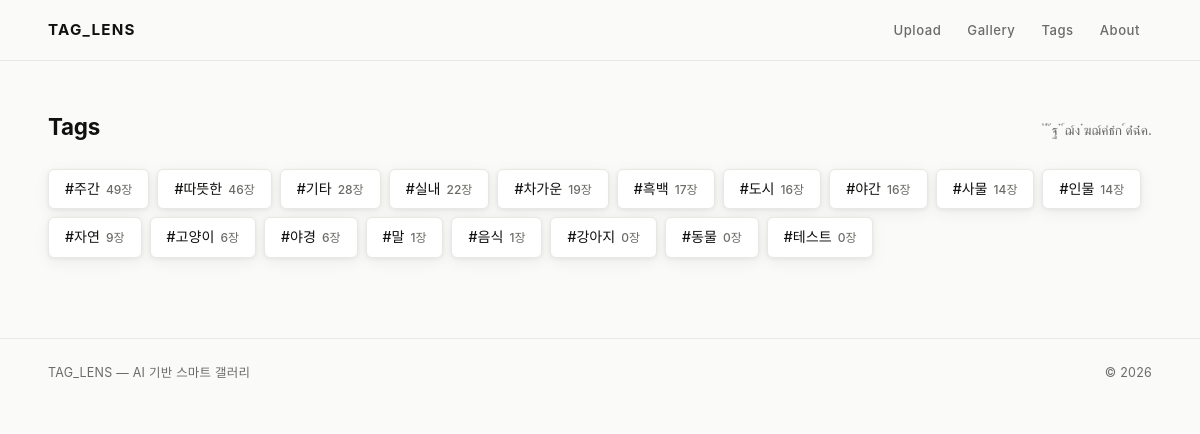
The app's page /tags with its own data.
### tables this page shows
CREATE TABLE tag (
                id INTEGER PRIMARY KEY AUTOINCREMENT,
                name TEXT NOT NULL UNIQUE
            );

### app.py (the view)
@app.route("/tags")
def tag_view():
    tag_counts = get_tag_counts()
    return render_template("tag_view.html", tag_counts=tag_counts)

### app.py (called while the page is built)
@app.before_request
def bootstrap_db() -> None:
    if "db_initialized" not in session:
        init_db()
        session["db_initialized"] = True

### database/database.py (called while the page is built)
def get_connection() -> sqlite3.Connection:
    conn = sqlite3.connect(DB_PATH)
    conn.row_factory = sqlite3.Row
    conn.execute("PRAGMA foreign_keys = ON")
    return conn

def get_tag_counts() -> list[sqlite3.Row]:
    with get_connection() as conn:
        return list(
            conn.execute(
                """
                SELECT t.name, COUNT(pt.photo_id) AS photo_count
                FROM tag t
                LEFT JOIN photo_tag pt ON pt.tag_id = t.id
                GROUP BY t.id, t.name
                ORDER BY photo_count DESC, t.name ASC
                """
            ).fetchall()
        )

### templates/tag_view.html (shortened to what this page needs)
{% extends 'base.html' %}
{% block content %}
<div class="section-head" style="margin-bottom:24px;">
    <h2 style="font-size:1.4rem;font-weight:700;letter-spacing:-.01em;color:var(--ink);text-transform:none;">Tags</h2>
    <p style="font-size:.85rem;color:var(--ink-2);">ํ ํ ๊ฐ ๋ ์ฌ์ง ๋ฆฌ์คํธ๋ก ์ด๋ํฉ๋๋ค.</p>
</div>
<div class="tag-big-grid">
    {% for row in tag_counts %}
    <a class="tag-big" href="{{ url_for('gallery', tag=row.name) }}">
        {{ row.name }}
        <span class="count">{{ row.photo_count }}장</span>
    </a>
    {% else %}
    <p style="color:var(--ink-2);">아직 생성된 태그가 없습니다.</p>
    {% endfor %}
</div>
{% endblock %}

### templates/base.html (shortened to what this page needs)
<!DOCTYPE html>
<html lang="ko">
<head>
    <link rel="stylesheet" href="{{ url_for('static', filename='css/style.css') }}">
</head>
<body>
    <header class="site-header">
        <div class="container nav-wrap">
            <a class="logo" href="{{ url_for('home') }}">TAG_LENS</a>
            <nav>
                <a href="{{ url_for('upload') }}">Upload</a>
                <a href="{{ url_for('gallery') }}">Gallery</a>
                <a href="{{ url_for('tag_view') }}">Tags</a>
                <a href="{{ url_for('about') }}">About</a>
            </nav>
        </div>
    </header>
    <main class="container">
        {% block content %}{% endblock %}
    </main>
    <footer class="site-footer">
        <div class="container footer-wrap">
            <p>TAG_LENS &mdash; AI 기반 스마트 갤러리</p>
            <p>&copy; 2026</p>
        </div>
    </footer>
</body>
</html>

### static/css/style.css (style rules this page uses)
*, *::before, *::after { box-sizing: border-box; margin: 0; padding: 0; }
:root { --bg: #fafaf8; --ink: #111110; --ink-2: #6b6b67; --line: #e8e8e4; --white: #ffffff; --accent: #111110; --danger: #b91c1c; --tag-bg: #f0f0ec; --tag-hover: #e4e4e0; --radius-sm: 6px; --radius-md: 12px; --radius-lg: 20px; --shadow: 0 1px 4px rgba(0,0,0,.06), 0 4px 16px rgba(0,0,0,.06); }
html { scroll-behavior: smooth; }
body { font-family: "Pretendard", "Noto Sans KR", -apple-system, BlinkMacSystemFont, sans-serif; background: var(--bg); color: var(--ink); line-height: 1.6; -webkit-font-smoothing: antialiased; }
a { color: inherit; text-decoration: none; }
.container { width: min(1160px, 92vw); margin: 0 auto; }
.site-header { position: sticky; top: 0; z-index: 100; background: rgba(250,250,248,.88); backdrop-filter: blur(12px); -webkit-backdrop-filter: blur(12px); border-bottom: 1px solid var(--line); }
.nav-wrap { display: flex; align-items: center; justify-content: space-between; height: 60px; }
.logo { font-size: .95rem; font-weight: 700; letter-spacing: .08em; text-transform: uppercase; }
nav { display: flex; gap: 2px; }
nav a { font-size: .82rem; font-weight: 500; letter-spacing: .04em; color: var(--ink-2); padding: 6px 12px; border-radius: var(--radius-sm); transition: background .15s, color .15s; }
main { padding: 48px 0 80px; }
.section-head { display: flex; align-items: baseline; justify-content: space-between; margin-bottom: 20px; }
.section-head h2 { font-size: 1rem; font-weight: 600; letter-spacing: .04em; text-transform: uppercase; color: var(--ink-2); }
.tag-big { display: inline-flex; align-items: center; gap: 6px; font-size: .88rem; font-weight: 500; background: var(--white); border: 1px solid var(--line); border-radius: var(--radius-sm); padding: 8px 16px; text-decoration: none; transition: border-color .15s, background .15s; box-shadow: var(--shadow); }
.tag-big .count { font-size: .75rem; color: var(--ink-2); }
.tag-big-grid { display: flex; flex-wrap: wrap; gap: 8px; }
.site-footer { border-top: 1px solid var(--line); padding: 24px 0; }
.footer-wrap { display: flex; align-items: center; justify-content: space-between; }
.footer-wrap p { font-size: .78rem; color: var(--ink-2); letter-spacing: .02em; }

### records on screen
tag: name "#주간", photo_count "49"
tag: name "#따뜻한", photo_count "46"
tag: name "#기타", photo_count "28"
tag: name "#실내", photo_count "22"
tag: name "#차가운", photo_count "19"
tag: name "#흑백", photo_count "17"
tag: name "#도시", photo_count "16"
tag: name "#야간", photo_count "16"
tag: name "#사물", photo_count "14"
tag: name "#인물", photo_count "14"
tag: name "#자연", photo_count "9"
tag: name "#고양이", photo_count "6"
tag: name "#야경", photo_count "6"
tag: name "#말", photo_count "1"
tag: name "#음식", photo_count "1"
tag: name "#강아지", photo_count "0"
tag: name "#동물", photo_count "0"
tag: name "#테스트", photo_count "0"
